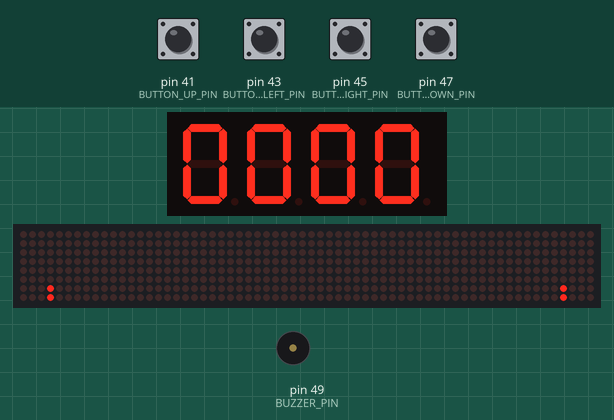
The sketch below on a simulated Arduino Mega 2560, built with avr-gcc and run on an emulated ATmega2560. On the bench: 4-digit seven-segment display, 64×8 LED matrix, buzzer (waves = sounding). Wiring (from diagram.json): 2 × shift register (74HC595): data pin 9; shift clock pin 7; latch pin 8; 4-digit 7-segment display, segments lit when LOW: segments Q1, Q3, Q5, Q7, Q0, Q2, Q4, Q6; digit selects Q13, Q14, Q15, Q8. The inputs (shaded band) are chosen by the test bench; at power-on: pin 41 (BUTTON_UP_PIN), pin 43 (BUTTON_LEFT_PIN), pin 45 (BUTTON_RIGHT_PIN), pin 47 (BUTTON_DOWN_PIN) LOW. Random numbers use the default seed unless the sketch sets one; the segment pins are drawn as the display they are named for.

Above: at 1.2 s.
1.3 s: pin 43 (BUTTON_LEFT_PIN) pulled HIGH for 1 s
At 2.58 s:
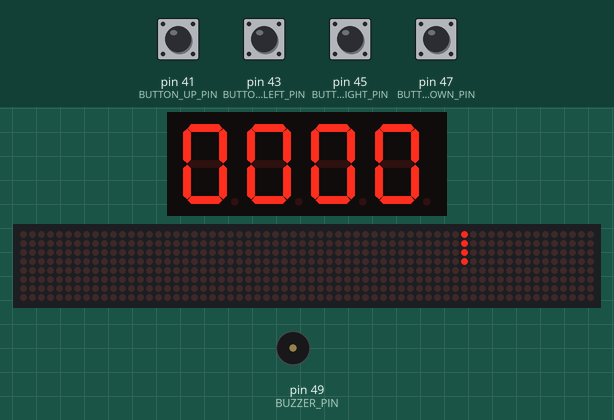
2.9 s: pin 41 (BUTTON_UP_PIN) pulled HIGH for 0.15 s
At 3.18 s:
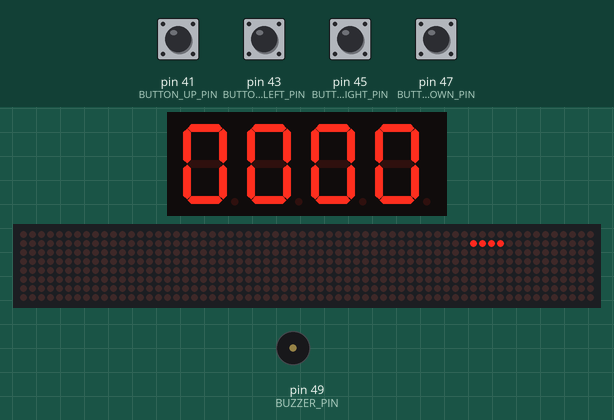
3.6 s: pin 45 (BUTTON_RIGHT_PIN) pulled HIGH for 0.15 s
At 3.8 s:
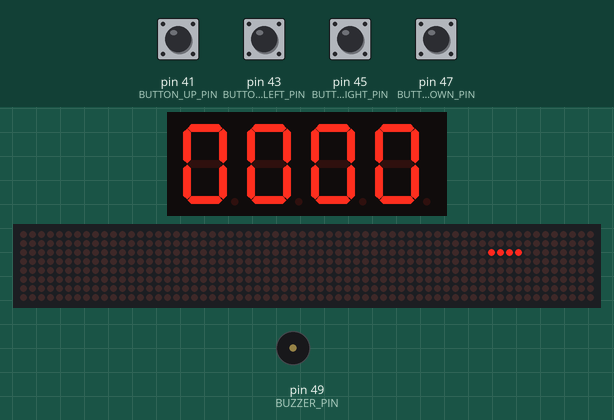
4.3 s: pin 43 (BUTTON_LEFT_PIN) pulled HIGH for 0.15 s
At 4.69 s:
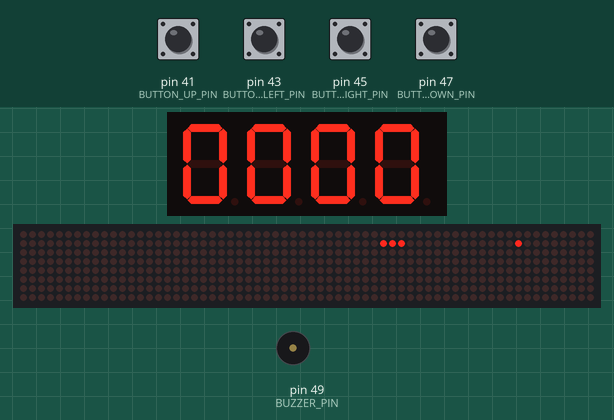
5.0 s: pin 47 (BUTTON_DOWN_PIN) pulled HIGH for 1 s
At 6.19 s:
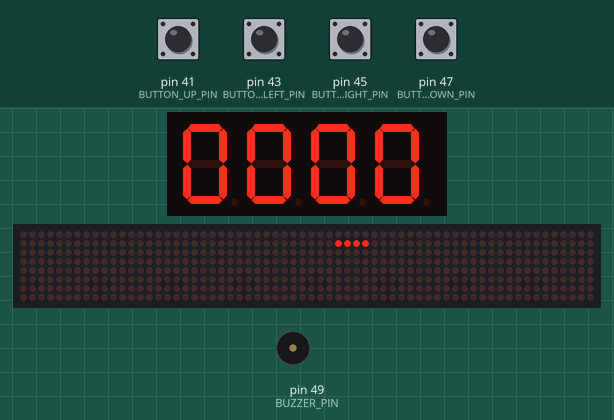
6.6 s: pin 41 (BUTTON_UP_PIN) pulled HIGH for 1 s
At 7.1 s:
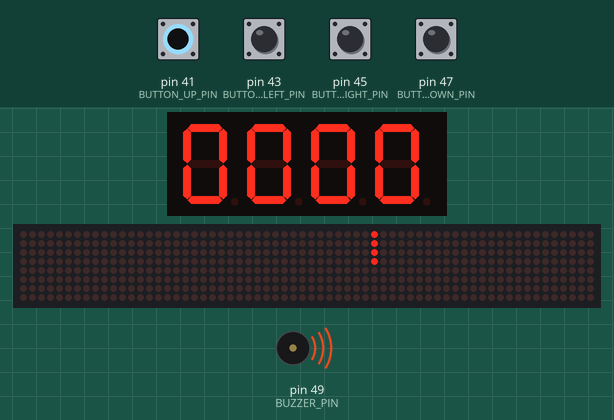
Timing chart, 0 to 9.6 s (numbered marks = the images above; inputs shaded):
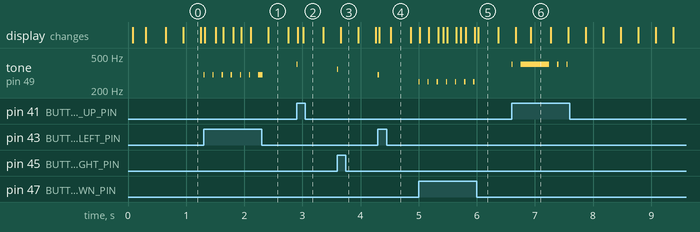

The sketch:

sketch.ino
```cpp
#include <Arduino.h>
#include <LedControl.h>

// --- PIN DEFINITIONS ---
#define BUTTON_UP_PIN 41
#define BUTTON_RIGHT_PIN 45
#define BUTTON_DOWN_PIN 47
#define BUTTON_LEFT_PIN 43
#define BUZZER_PIN 49

#define SR_DATA 9
#define SR_LATCH 8
#define SR_CLK 7

#define DIN_PIN   11
#define CLK_PIN   13
#define CS_PIN    10
#define NR_MATRICI 8

LedControl lc = LedControl(DIN_PIN, CLK_PIN, CS_PIN, NR_MATRICI);

// --- GAME VARIABLES ---
uint32_t lastButtonTime = 0;
uint32_t buttonDebounce = 150;
uint32_t lastMoveTime = 0;
uint32_t moveInterval = 300;

int score = 0;
int digitsBuffer[4] = {0, 0, 0, 0};

// --- GAME BOARD MEMORY (32 Rows x 16 Columns) ---
// Folosim 2 bytes per rand: byte[0] pt coloanele 0-7, byte[1] pt coloanele 8-15
uint8_t gameBoard[32][2];

// --- 7 SEGMENT DATA ---
const uint8_t digitCodes[10] = {
  0b01010000, 0b11010111, 0b01100100, 0b01000101,
  0b11000001, 0b01001001, 0b01001000, 0b11010101,
  0b01000000, 0b01000001
};
const uint8_t digitPosMap[4] = { 0x20, 0x40, 0x80, 0x01 };

// --- TETROMINOS ---
#define NUM_SHAPES 7
#define NUM_ROTATIONS 4
#define SHAPE_HEIGHT 4

const uint8_t tetrominos[NUM_SHAPES][NUM_ROTATIONS][SHAPE_HEIGHT] = {
  { { B00000000, B11110000, B00000000, B00000000 }, { B01000000, B01000000, B01000000, B01000000 }, { B00000000, B11110000, B00000000, B00000000 }, { B01000000, B01000000, B01000000, B01000000 } }, // I
  { { B10000000, B11100000, B00000000, B00000000 }, { B01100000, B01000000, B01000000, B00000000 }, { B00000000, B11100000, B00100000, B00000000 }, { B01000000, B01000000, B11000000, B00000000 } }, // J
  { { B00100000, B11100000, B00000000, B00000000 }, { B01000000, B01000000, B01100000, B00000000 }, { B00000000, B11100000, B10000000, B00000000 }, { B11000000, B01000000, B01000000, B00000000 } }, // L
  { { B01100000, B01100000, B00000000, B00000000 }, { B01100000, B01100000, B00000000, B00000000 }, { B01100000, B01100000, B00000000, B00000000 }, { B01100000, B01100000, B00000000, B00000000 } }, // O
  { { B01100000, B11000000, B00000000, B00000000 }, { B01000000, B01100000, B00100000, B00000000 }, { B00000000, B01100000, B11000000, B00000000 }, { B10000000, B11000000, B01000000, B00000000 } }, // S
  { { B01000000, B11100000, B00000000, B00000000 }, { B01000000, B01100000, B01000000, B00000000 }, { B00000000, B11100000, B01000000, B00000000 }, { B01000000, B11000000, B01000000, B00000000 } }, // T
  { { B11000000, B01100000, B00000000, B00000000 }, { B00100000, B01100000, B01000000, B00000000 }, { B00000000, B11000000, B01100000, B00000000 }, { B01000000, B11000000, B10000000, B00000000 } }  // Z
};

int currentPieceType = 0;
int currentRotation = 0;
int currentPieceX = 0;
int currentPieceY = 0;


void setPhysicalLed(int x, int y, bool state) {
  if (x >= 0 && x < 16 && y >= 0 && y < 32) {
    int matrixIndex;
    int localX;
    int localY;

    if (x < 8) {
      matrixIndex = y / 8;
      localX = x;
      localY = y % 8;
      lc.setLed(matrixIndex, localX, localY, state);
    } else {
      // Dreapta: Rotatie 90 (Inversata complet)
      int rowGroup = y / 8;
      matrixIndex = 7 - rowGroup;

      localX = x - 8;
      localX = 7 - localX;

      localY = y % 8;
      localY = 7 - localY;

      lc.setLed(matrixIndex, localX, localY, state);
    }
  }
}

void update_score_buffer(){
  int tempScore = score;
  digitsBuffer[0] = tempScore % 10;
  digitsBuffer[1] = (tempScore / 10) % 10;
  digitsBuffer[2] = (tempScore / 100) % 10;
  digitsBuffer[3] = (tempScore / 1000) % 10;
}

void drawScore() {
  static int currentDigit = 0;
  static unsigned long lastUpdate = 0;

  if (micros() - lastUpdate > 2000) {
    lastUpdate = micros();

    digitalWrite(SR_LATCH, LOW);
    shiftOut(SR_DATA, SR_CLK, MSBFIRST, 0x00);
    shiftOut(SR_DATA, SR_CLK, MSBFIRST, 0xFF);
    digitalWrite(SR_LATCH, HIGH);

    digitalWrite(SR_LATCH, LOW);
    shiftOut(SR_DATA, SR_CLK, MSBFIRST, digitPosMap[currentDigit]);
    shiftOut(SR_DATA, SR_CLK, MSBFIRST, digitCodes[digitsBuffer[currentDigit]]);
    digitalWrite(SR_LATCH, HIGH);

    currentDigit++;
    if (currentDigit > 3) currentDigit = 0;
  }
}


void drawPiece(int currentX, int currentY, int shapeIndex, int rotation, bool state) {
  for (int row = 0; row < 4; row++) {
    uint8_t rowData = tetrominos[shapeIndex][rotation][row];
    for (int col = 0; col < 4; col++) {
      if (rowData & (0x80 >> col)) {
        setPhysicalLed(currentX + col, currentY + row, state);
      }
    }
  }
}

// Redeseneaza toata tabla din memorie pe LED-uri
void drawBoard() {
  for (int y = 0; y < 32; y++) {
    for (int x = 0; x < 16; x++) {
      int byteIndex = (x < 8) ? 0 : 1;
      int bitIndex = (x < 8) ? (7 - x) : (15 - x);
      bool state = (gameBoard[y][byteIndex] >> bitIndex) & 1;
      setPhysicalLed(x, y, state);
    }
  }
}

void clearBoardMemory() {
  for(int i=0; i<32; i++) {
    gameBoard[i][0] = 0;
    gameBoard[i][1] = 0;
  }
}

bool isValidMove(int x, int y, int rotation) {
  for (int row = 0; row < 4; row++) {
    uint8_t rowData = tetrominos[currentPieceType][rotation][row];
    for (int col = 0; col < 4; col++) {
      if (rowData & (0x80 >> col)) {
        int pixelX = x + col;
        int pixelY = y + row;

        // 1. Verificare limite ecran
        if (pixelX < 0 || pixelX > 15) return false;
        if (pixelY >= 32) return false;

        // 2. Verificare coliziune cu piese existente (din gameBoard)
        if (pixelY >= 0) {
           int byteIndex = (pixelX < 8) ? 0 : 1;
           int bitIndex = (pixelX < 8) ? (7 - pixelX) : (15 - pixelX);
           if ((gameBoard[pixelY][byteIndex] >> bitIndex) & 1) {
             return false;
           }
        }
      }
    }
  }
  return true;
}

// Salveaza piesa curenta in matricea gameBoard
void lockPiece() {
  for (int row = 0; row < 4; row++) {
    uint8_t rowData = tetrominos[currentPieceType][currentRotation][row];
    for (int col = 0; col < 4; col++) {
      if (rowData & (0x80 >> col)) {
        int pixelX = currentPieceX + col;
        int pixelY = currentPieceY + row;

        if (pixelY >= 0 && pixelY < 32 && pixelX >=0 && pixelX < 16) {
          int byteIndex = (pixelX < 8) ? 0 : 1;
          int bitIndex = (pixelX < 8) ? (7 - pixelX) : (15 - pixelX);
          gameBoard[pixelY][byteIndex] |= (1 << bitIndex);
        }
      }
    }
  }
}

void checkLines() {
  int linesCleared = 0;

  // Parcurgem de sus in jos
  for (int y = 0; y < 32; y++) {
    // Verificam daca linia e plina (ambii bytes sunt 0xFF)
    if (gameBoard[y][0] == 0xFF && gameBoard[y][1] == 0xFF) {
      linesCleared++;

      // Efect vizual rapid (blink linia)
      for(int k=0; k<3; k++){
        for(int x=0; x<16; x++) setPhysicalLed(x, y, false);
        delay(30);
        drawScore(); // Continua refresh la 7seg
        for(int x=0; x<16; x++) setPhysicalLed(x, y, true);
        delay(30);
        drawScore();
      }

      // Mutam totul de deasupra cu o linie mai jos
      for (int row = y; row > 0; row--) {
        gameBoard[row][0] = gameBoard[row - 1][0];
        gameBoard[row][1] = gameBoard[row - 1][1];
      }
      // Linia de sus devine goala
      gameBoard[0][0] = 0;
      gameBoard[0][1] = 0;
    }
  }

  if (linesCleared > 0) {
    score += (linesCleared * 100); // 100 pct per linie
    tone(BUZZER_PIN, 600, 150);
    update_score_buffer();
    drawBoard(); // Redesenam totul curat
  }
}

void spawnPiece() {
  currentPieceType = random(0, 7);
  currentRotation = 0;
  currentPieceY = 0;
  currentPieceX = 6;
}

void gameOver() {
  tone(BUZZER_PIN, 200, 500);
  delay(500);
  score = 0;
  update_score_buffer();
  clearBoardMemory();
  for(int index = 0; index < NR_MATRICI; index++) lc.clearDisplay(index);
}

void setup(){
  Serial.begin(9600);
  randomSeed(analogRead(A5));

  pinMode(BUTTON_UP_PIN, INPUT);
  pinMode(BUTTON_RIGHT_PIN, INPUT);
  pinMode(BUTTON_DOWN_PIN, INPUT);
  pinMode(BUTTON_LEFT_PIN, INPUT);
  pinMode(BUZZER_PIN, OUTPUT);

  pinMode(SR_DATA, OUTPUT);
  pinMode(SR_LATCH, OUTPUT);
  pinMode(SR_CLK, OUTPUT);

  digitalWrite(SR_LATCH, LOW);
  shiftOut(SR_DATA, SR_CLK, MSBFIRST, 0);
  shiftOut(SR_DATA, SR_CLK, MSBFIRST, 0);
  digitalWrite(SR_LATCH, HIGH);

  update_score_buffer();
  clearBoardMemory();

  for(int index = 0; index < NR_MATRICI; index++) {
    lc.shutdown(index, false);
    lc.setIntensity(index, 2);
    lc.clearDisplay(index);
  }

  spawnPiece();
}

void handle_buttons_input(){
  if(millis() - lastButtonTime < buttonDebounce) return;

  bool actionTaken = false;

  // ROTATIE
  if(digitalRead(BUTTON_UP_PIN) == HIGH){
    tone(BUZZER_PIN, 400, 20);
    int nextRotation = currentRotation + 1;
    if (nextRotation > 3) nextRotation = 0;

    if (isValidMove(currentPieceX, currentPieceY, nextRotation)) {
      drawPiece(currentPieceX, currentPieceY, currentPieceType, currentRotation, false);
      currentRotation = nextRotation;
      drawPiece(currentPieceX, currentPieceY, currentPieceType, currentRotation, true);
      actionTaken = true;
    }
  }
  // STANGA
  else if(digitalRead(BUTTON_LEFT_PIN) == HIGH){
    tone(BUZZER_PIN, 300, 20);
    if (isValidMove(currentPieceX - 1, currentPieceY, currentRotation)) {
      drawPiece(currentPieceX, currentPieceY, currentPieceType, currentRotation, false);
      currentPieceX--;
      drawPiece(currentPieceX, currentPieceY, currentPieceType, currentRotation, true);
      actionTaken = true;
    }
  }
  // DREAPTA
  else if(digitalRead(BUTTON_RIGHT_PIN) == HIGH){
    tone(BUZZER_PIN, 350, 20);
    if (isValidMove(currentPieceX + 1, currentPieceY, currentRotation)) {
      drawPiece(currentPieceX, currentPieceY, currentPieceType, currentRotation, false);
      currentPieceX++;
      drawPiece(currentPieceX, currentPieceY, currentPieceType, currentRotation, true);
      actionTaken = true;
    }
  }
  // JOS (Soft Drop)
  else if(digitalRead(BUTTON_DOWN_PIN) == HIGH){
    tone(BUZZER_PIN, 250, 20);
    if (isValidMove(currentPieceX, currentPieceY + 1, currentRotation)) {
      drawPiece(currentPieceX, currentPieceY, currentPieceType, currentRotation, false);
      currentPieceY++;
      drawPiece(currentPieceX, currentPieceY, currentPieceType, currentRotation, true);
      update_score_buffer();
      actionTaken = true;
    }
  }

  if(actionTaken) {
    lastButtonTime = millis();
  }
}

void loop(){
  handle_buttons_input();
  drawScore();

  if (millis() - lastMoveTime > moveInterval) {
    lastMoveTime = millis();

    // Incarcam sa coboram piesa
    if (isValidMove(currentPieceX, currentPieceY + 1, currentRotation)) {
      drawPiece(currentPieceX, currentPieceY, currentPieceType, currentRotation, false);
      currentPieceY++;
      drawPiece(currentPieceX, currentPieceY, currentPieceType, currentRotation, true);
    } else {
      lockPiece();
      checkLines();

      if (currentPieceY <= 1) {
          gameOver();
      }

      spawnPiece();

      if (!isValidMove(currentPieceX, currentPieceY, currentRotation)) {
         gameOver();
      }

      drawPiece(currentPieceX, currentPieceY, currentPieceType, currentRotation, true);
    }
  }
}
```

Measured:
- after the input at 1.3 s, tone on pin 49 (BUZZER_PIN): goes 6 × (300 Hz 0.02 s, silent 0.14 s), 300 Hz 0.08 s, then silent, starting at once
- after the input at 2.9 s, tone on pin 49 (BUZZER_PIN): silent → 400 Hz at once, → silent 0.02 s later
- after the input at 3.6 s, tone on pin 49 (BUZZER_PIN): silent → 350 Hz at once, → silent 0.02 s later
- after the input at 4.3 s, tone on pin 49 (BUZZER_PIN): silent → 300 Hz at once, → silent 0.02 s later
- after the input at 5.0 s, tone on pin 49 (BUZZER_PIN): alternates 250 Hz for 0.02 s and silent for 0.14 s, 14 changes in all, then stays silent, starting at once
- after the input at 6.6 s, tone on pin 49 (BUZZER_PIN): plays 400 Hz for 0.02 s, 400 Hz for 0.49 s, 400 Hz for 0.02 s, 400 Hz for 0.02 s, starting at once
